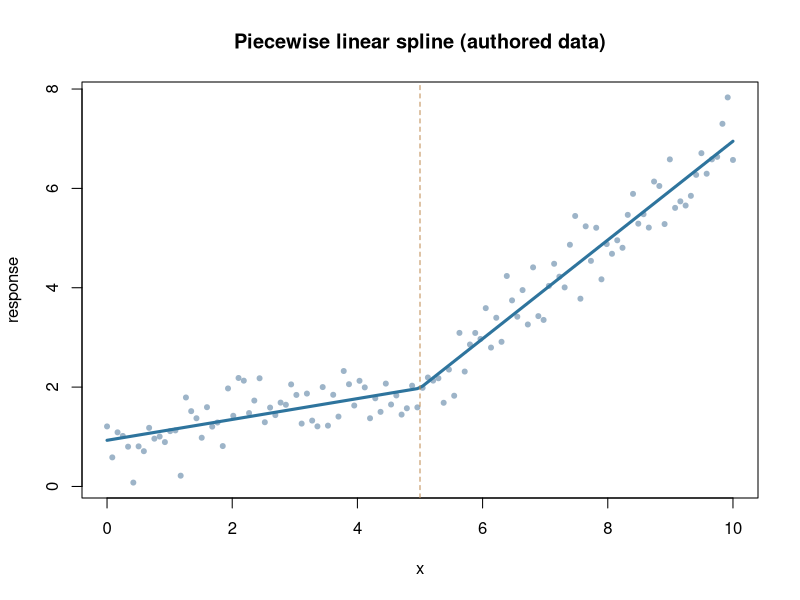

R code for this plot:
# LearningAI • ISLR (James et al., R edition) • independent demonstration
# Synthetic observations; NO copied textbook data, code, or empirical results.
# Run: Rscript islr-ch07.R     (base R only)
set.seed(2026)
x <- seq(0,10,length.out=120)
knot <- 5
y <- 1+.2*x+.8*pmax(0,x-knot)+rnorm(length(x),sd=.4)
model <- lm(y~x+I(pmax(0,x-knot)))
print(coef(model))
plot(x,y,pch=20,col='#9db4c8',main='Piecewise linear spline (authored data)',ylab='response')
lines(x,predict(model),col='#2e749d',lwd=3)
abline(v=knot,lty=2,col='#bf8b52')
# Basis transform ensures continuity at the knot; slopes can differ.
